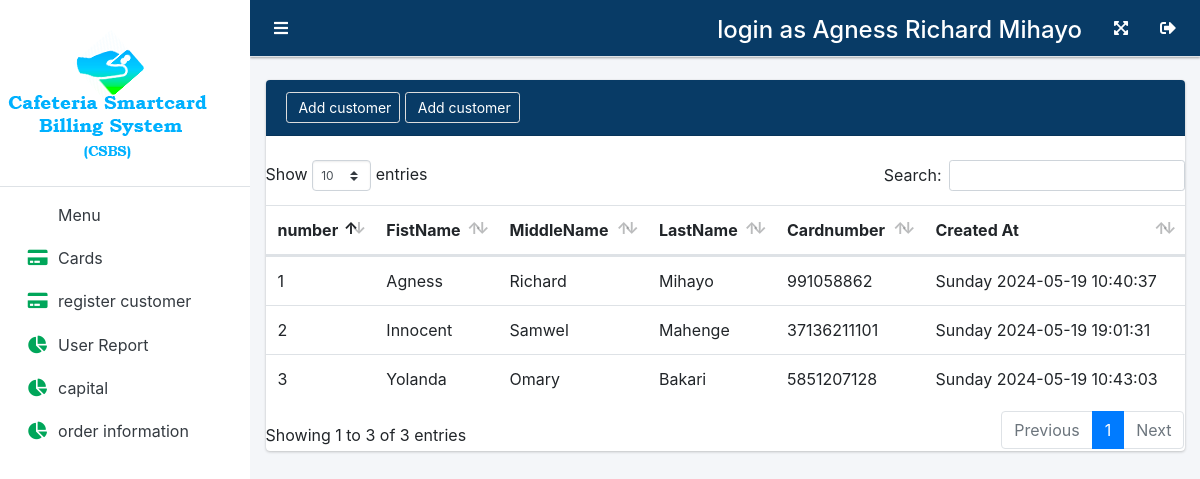
/college/CafeteriaAdmin/registerCustomer.php (signed in), run on the app's committed database.
### tables this page shows
CREATE TABLE `customer` (
  `cardNumber` varchar(200) NOT NULL,
  `FirstName` varchar(200) NOT NULL,
  `MiddleName` varchar(200) NOT NULL,
  `lastName` varchar(200) NOT NULL,
  `gender` varchar(10) NOT NULL,
  `phoneNumber` varchar(20) NOT NULL,
  `password` varchar(200) NOT NULL,
  `card_status` int(11) NOT NULL,
  `createdAt` varchar(200) NOT NULL DEFAULT current_timestamp(),
  `updatedAt` varchar(200) NOT NULL
);

### college/CafeteriaAdmin/registerCustomer.php (the view, shortened to what this page needs)
<!DOCTYPE html>
<html lang="en">
<head>
   <link rel="stylesheet" href="../../asset/fontawesome/css/all.min.css">
   <link rel="stylesheet" href="../../asset/css/adminlte.min.css">
   <link rel="stylesheet" href="../../asset/tables/datatables-bs4/css/dataTables.bootstrap4.min.css">
</head>
<?php
if(isset($_SESSION['NormalOwneremail']))
{
  include_once('includes/navbar.php');
  include_once('includes/aside.php');
  include_once('../../include/connection.php');
?>
<body class="hold-transition sidebar-mini layout-fixed">
   <div class="wrapper">
         <div class="content-wrapper">
            <div class="content-header">
            <section class="content">
               <div class="container-fluid">
                  <div class="card card-info">
                     <div class="card-header" style="background-color:rgb(8,59,102);">
                     <a class="btn btn-sm" href="#" data-toggle="modal"
                        data-target="#add" style="border: 1px solid #ddd;"> Add customer</a>
                     <a class="btn btn-sm" href="#" data-toggle="modal"
                        data-target="#add2" style="border: 1px solid #ddd;"> Add customer</a>
                     </div>
                     <br>
                     <div class="row">
                        <div class="col-md-12">
                  <table class="table" id="example1" class="table table-bordered">
                     <thead>
                        <tr>
                           <th>number</th>
                           <th>FistName</th>
                           <th>MiddleName</th>
                           <th>LastName</th>
                           <th>Cardnumber</th>
                           <th>Created At</th>
                        </tr>
                     </thead>
                     <tbody>
                     <?php
                     $counter =1;
                              $query = " select * ,dayname(createdAt) as day from customer";
                              if($sql = mysqli_query($con,$query))
                              {
                                 if(mysqli_num_rows($sql)>0)
                                       {
                                          while($data = mysqli_fetch_assoc($sql))
                                          {
                                             echo "<tr>";
                                              echo "<td>".$counter++."</td>";
                                              echo "<td>".ucfirst($data['FirstName'])."</td>";
                                              echo "<td>".ucfirst($data['MiddleName'])."</td>";
                                              echo "<td>".ucfirst($data['lastName'])."</td>";
                                              echo "<td>".$data['cardNumber']."</td>";
                                              echo "<td>".$data['day'] ." " .$data['createdAt']."</td>";
                                             ?>
                                          </tr>
                                          <?php
                                          }
                                       }
                              }
                              ?>
                     </tbody>
                  </table>
                     </div>
                     </div>
                  </div>
               </div>
            </section>
         </div>
      </div>
      </div>
   </body>
   <?php
    }
    else{
      header("location:../../index.php");
    }
    ?>
</html>

### data on the page
customer: FirstName "Agness", MiddleName "Richard", lastName "Mihayo", cardNumber "991058862", day "Sunday", createdAt "2024-05-19 10:40:37"
customer: FirstName "Innocent", MiddleName "Samwel", lastName "Mahenge", cardNumber "37136211101", day "Sunday", createdAt "2024-05-19 19:01:31"
customer: FirstName "Yolanda", MiddleName "Omary", lastName "Bakari", cardNumber "5851207128", day "Sunday", createdAt "2024-05-19 10:43:03"

### other printed values
$_SESSION['NormalOwnerFname'] "Agness"
$_SESSION['NormalOwnerSecond'] "Richard"
$_SESSION['NormalOwnerLname'] "Mihayo"
